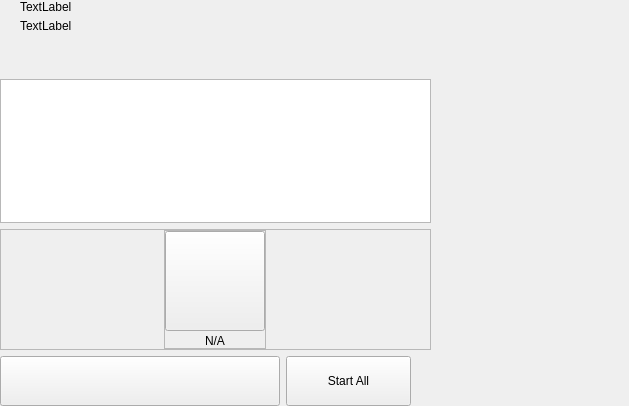
<?xml version="1.0" encoding="UTF-8"?>
<ui version="4.0">
 <class>MasterNodesWidget</class>
 <widget class="QWidget" name="MasterNodesWidget">
  <property name="geometry">
   <rect>
    <x>0</x>
    <y>0</y>
    <width>629</width>
    <height>406</height>
   </rect>
  </property>
  <property name="windowTitle">
   <string>Form</string>
  </property>
  <layout class="QHBoxLayout" name="horizontalLayout_2" stretch="2,1">
   <property name="spacing">
    <number>0</number>
   </property>
   <property name="leftMargin">
    <number>0</number>
   </property>
   <property name="topMargin">
    <number>0</number>
   </property>
   <property name="rightMargin">
    <number>0</number>
   </property>
   <property name="bottomMargin">
    <number>0</number>
   </property>
   <item>
    <widget class="QWidget" name="left" native="true">
     <layout class="QVBoxLayout" name="verticalLayout_3">
      <property name="leftMargin">
       <number>0</number>
      </property>
      <property name="topMargin">
       <number>0</number>
      </property>
      <property name="rightMargin">
       <number>0</number>
      </property>
      <property name="bottomMargin">
       <number>0</number>
      </property>
      <item>
       <layout class="QVBoxLayout" name="verticalLayout_2">
        <property name="spacing">
         <number>6</number>
        </property>
        <item>
         <layout class="QHBoxLayout" name="horizontalLayout_3">
          <property name="spacing">
           <number>0</number>
          </property>
          <property name="leftMargin">
           <number>20</number>
          </property>
          <item>
           <layout class="QVBoxLayout" name="verticalLayout_8">
            <property name="spacing">
             <number>5</number>
            </property>
            <item>
             <widget class="QLabel" name="labelTitle">
              <property name="text">
               <string>TextLabel</string>
              </property>
             </widget>
            </item>
            <item alignment="Qt::AlignTop">
             <widget class="QLabel" name="labelSubtitle1">
              <property name="text">
               <string>TextLabel</string>
              </property>
             </widget>
            </item>
           </layout>
          </item>
          <item>
           <spacer name="horizontalSpacer">
            <property name="orientation">
             <enum>Qt::Horizontal</enum>
            </property>
            <property name="sizeHint" stdset="0">
             <size>
              <width>40</width>
              <height>20</height>
             </size>
            </property>
           </spacer>
          </item>
         </layout>
        </item>
        <item>
         <spacer name="verticalSpacer_2">
          <property name="orientation">
           <enum>Qt::Vertical</enum>
          </property>
          <property name="sizeType">
           <enum>QSizePolicy::Fixed</enum>
          </property>
          <property name="sizeHint" stdset="0">
           <size>
            <width>20</width>
            <height>40</height>
           </size>
          </property>
         </spacer>
        </item>
        <item>
         <layout class="QVBoxLayout" name="verticalLayout_6"/>
        </item>
        <item>
         <widget class="QListView" name="listMn">
          <property name="mouseTracking">
           <bool>true</bool>
          </property>
         </widget>
        </item>
        <item>
         <widget class="QFrame" name="emptyContainer">
          <property name="minimumSize">
           <size>
            <width>0</width>
            <height>100</height>
           </size>
          </property>
          <property name="frameShape">
           <enum>QFrame::StyledPanel</enum>
          </property>
          <property name="frameShadow">
           <enum>QFrame::Raised</enum>
          </property>
          <layout class="QVBoxLayout" name="verticalLayout_7" stretch="1,8">
           <property name="spacing">
            <number>0</number>
           </property>
           <property name="leftMargin">
            <number>0</number>
           </property>
           <property name="topMargin">
            <number>0</number>
           </property>
           <property name="rightMargin">
            <number>0</number>
           </property>
           <property name="bottomMargin">
            <number>0</number>
           </property>
           <item>
            <spacer name="verticalSpacer">
             <property name="orientation">
              <enum>Qt::Vertical</enum>
             </property>
             <property name="sizeHint" stdset="0">
              <size>
               <width>20</width>
               <height>20</height>
              </size>
             </property>
            </spacer>
           </item>
           <item alignment="Qt::AlignHCenter|Qt::AlignVCenter">
            <widget class="QFrame" name="emptyScreen">
             <property name="sizePolicy">
              <sizepolicy hsizetype="Expanding" vsizetype="Expanding">
               <horstretch>0</horstretch>
               <verstretch>0</verstretch>
              </sizepolicy>
             </property>
             <property name="frameShape">
              <enum>QFrame::StyledPanel</enum>
             </property>
             <property name="frameShadow">
              <enum>QFrame::Raised</enum>
             </property>
             <layout class="QVBoxLayout" name="verticalLayout">
              <property name="spacing">
               <number>30</number>
              </property>
              <property name="leftMargin">
               <number>0</number>
              </property>
              <property name="topMargin">
               <number>0</number>
              </property>
              <property name="rightMargin">
               <number>0</number>
              </property>
              <property name="bottomMargin">
               <number>0</number>
              </property>
              <item alignment="Qt::AlignHCenter|Qt::AlignVCenter">
               <widget class="QPushButton" name="pushImgEmpty">
                <property name="minimumSize">
                 <size>
                  <width>100</width>
                  <height>100</height>
                 </size>
                </property>
                <property name="maximumSize">
                 <size>
                  <width>100</width>
                  <height>100</height>
                 </size>
                </property>
                <property name="focusPolicy">
                 <enum>Qt::NoFocus</enum>
                </property>
                <property name="text">
                 <string/>
                </property>
                <property name="iconSize">
                 <size>
                  <width>100</width>
                  <height>100</height>
                 </size>
                </property>
               </widget>
              </item>
              <item alignment="Qt::AlignHCenter|Qt::AlignVCenter">
               <widget class="QLabel" name="labelEmpty">
                <property name="styleSheet">
                 <string notr="true"/>
                </property>
                <property name="text">
                 <string>N/A</string>
                </property>
                <property name="alignment">
                 <set>Qt::AlignCenter</set>
                </property>
               </widget>
              </item>
             </layout>
            </widget>
           </item>
          </layout>
         </widget>
        </item>
        <item>
         <layout class="QHBoxLayout" name="horizontalLayout_7">
          <property name="rightMargin">
           <number>20</number>
          </property>
          <item>
           <spacer name="horizontalSpacer_5">
            <property name="orientation">
             <enum>Qt::Horizontal</enum>
            </property>
            <property name="sizeType">
             <enum>QSizePolicy::Expanding</enum>
            </property>
            <property name="sizeHint" stdset="0">
             <size>
              <width>40</width>
              <height>20</height>
             </size>
            </property>
           </spacer>
          </item>
          <item>
           <widget class="QPushButton" name="pushButtonSave">
            <property name="minimumSize">
             <size>
              <width>280</width>
              <height>50</height>
             </size>
            </property>
            <property name="maximumSize">
             <size>
              <width>280</width>
              <height>50</height>
             </size>
            </property>
            <property name="focusPolicy">
             <enum>Qt::NoFocus</enum>
            </property>
            <property name="text">
             <string/>
            </property>
           </widget>
          </item>
          <item>
           <widget class="QPushButton" name="pushButtonStartAll">
            <property name="minimumSize">
             <size>
              <width>125</width>
              <height>50</height>
             </size>
            </property>
            <property name="text">
             <string>Start All</string>
            </property>
           </widget>
          </item>
         </layout>
        </item>
       </layout>
      </item>
     </layout>
    </widget>
   </item>
   <item>
    <widget class="QWidget" name="right" native="true">
     <layout class="QVBoxLayout" name="verticalLayout_5">
      <property name="leftMargin">
       <number>0</number>
      </property>
      <property name="topMargin">
       <number>0</number>
      </property>
      <property name="rightMargin">
       <number>0</number>
      </property>
      <property name="bottomMargin">
       <number>0</number>
      </property>
      <item>
       <layout class="QVBoxLayout" name="verticalLayout_4">
        <property name="spacing">
         <number>6</number>
        </property>
        <item>
         <widget class="OptionButton" name="btnAbout" native="true">
          <property name="minimumSize">
           <size>
            <width>0</width>
            <height>50</height>
           </size>
          </property>
         </widget>
        </item>
        <item>
         <widget class="OptionButton" name="btnAboutController" native="true">
          <property name="minimumSize">
           <size>
            <width>0</width>
            <height>50</height>
           </size>
          </property>
         </widget>
        </item>
        <item>
         <spacer name="verticalSpacer_5">
          <property name="orientation">
           <enum>Qt::Vertical</enum>
          </property>
          <property name="sizeHint" stdset="0">
           <size>
            <width>20</width>
            <height>40</height>
           </size>
          </property>
         </spacer>
        </item>
       </layout>
      </item>
     </layout>
    </widget>
   </item>
  </layout>
 </widget>
 <customwidgets>
  <customwidget>
   <class>OptionButton</class>
   <extends>QWidget</extends>
   <header>qt/pivx/optionbutton.h</header>
   <container>1</container>
  </customwidget>
 </customwidgets>
 <resources/>
 <connections/>
</ui>
